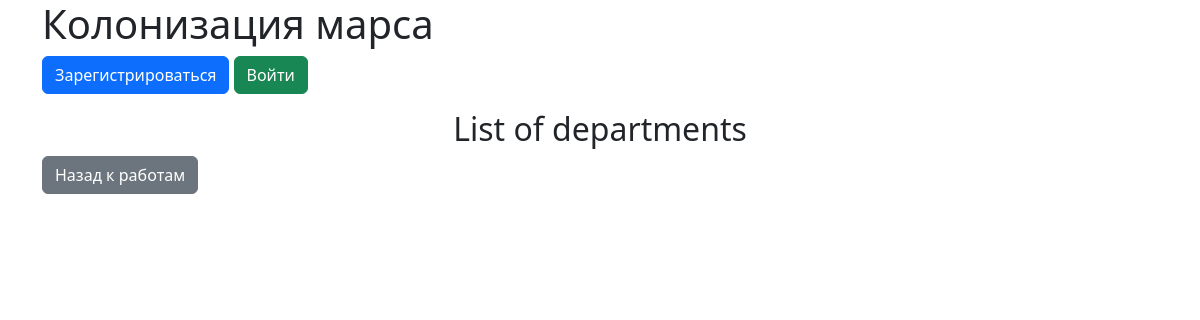
Page /departments/ on the earlier database version.
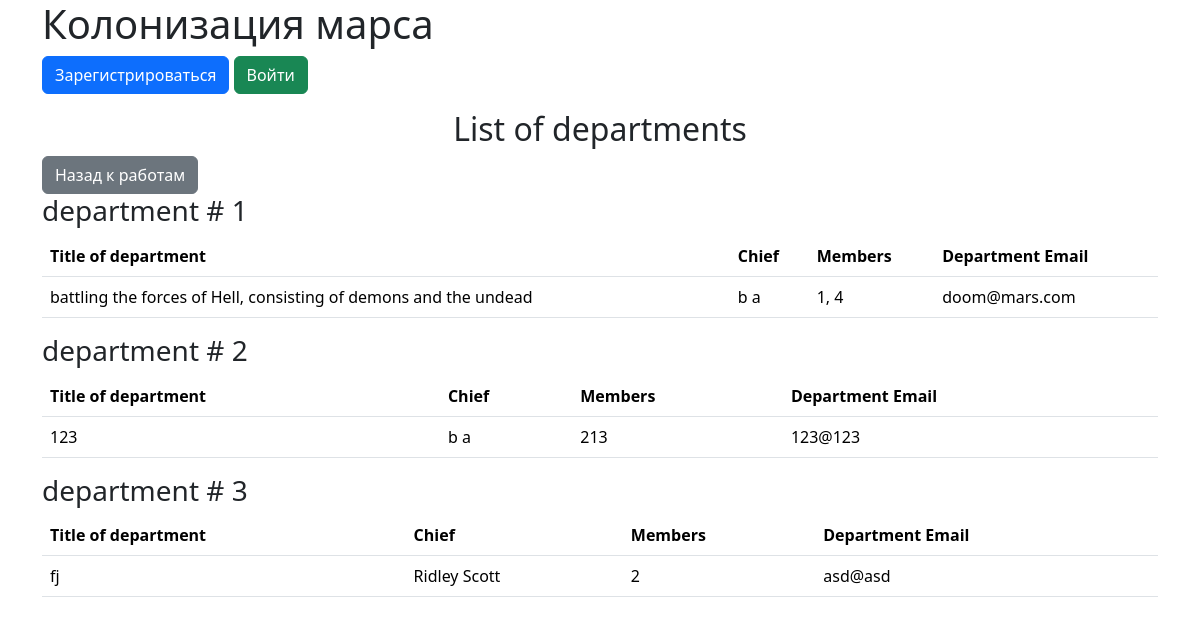
Same page on the later database version.
### data/departments.py (models this page shows)
class Department(SqlAlchemyBase):
    __tablename__ = "department"
    id = sqlalchemy.Column(sqlalchemy.Integer,
                           primary_key=True, autoincrement=True)
    title = sqlalchemy.Column(sqlalchemy.String)
    chief = sqlalchemy.Column(sqlalchemy.Integer, sqlalchemy.ForeignKey("users.id"))
    members = sqlalchemy.Column(sqlalchemy.String)
    email = sqlalchemy.Column(sqlalchemy.String)
    user = orm.relationship('User')

### data/users.py (models this page shows, shortened)
class User(SqlAlchemyBase, UserMixin, SerializerMixin):
    __tablename__ = "users"
    id = sqlalchemy.Column(sqlalchemy.Integer,
                           primary_key=True, autoincrement=True)
    surname = sqlalchemy.Column(sqlalchemy.String)
    name = sqlalchemy.Column(sqlalchemy.String)
    age = sqlalchemy.Column(sqlalchemy.Integer)
    position = sqlalchemy.Column(sqlalchemy.String)
    speciality = sqlalchemy.Column(sqlalchemy.String)
    address = sqlalchemy.Column(sqlalchemy.String)
    email = sqlalchemy.Column(sqlalchemy.String, unique=True)
    city_from = sqlalchemy.Column(sqlalchemy.String)
    hashed_password = sqlalchemy.Column(sqlalchemy.String)
    modified_date = sqlalchemy.Column(sqlalchemy.DateTime, default=datetime.datetime.now)
    jobs = orm.relationship("Jobs", back_populates='user')
    departments = orm.relationship("Department", back_populates='user')

### main.py (the view)
@app.route("/departments/")
def departments():
    db_sess = db_session.create_session()
    param = {}
    param["departments"] = db_sess.query(Department).all()
    param["current_user"] = current_user
    return flask.render_template('departments.html', **param)

### data/db_session.py (called while the page is built)
def create_session() -> Session:
    global __factory
    return __factory()

### templates/departments.html (shortened to what this page needs)
{% extends 'base.html' %}
{% block content %}
  <h2 class="text-center">List of departments</h2>
  <a href="/" class="btn btn-secondary">Назад к работам</a>
  {% for department in departments %}
    <h3>department # {{loop.index}}</h3>
    <table class="table">
      <thead>
        <tr>
          <th scope="col">Title of department</th>
          <th scope="col">Chief</th>
          <th scope="col">Members</th>
          <th scope="col">Department Email</th>
        </tr>
      </thead>
      <tbody>
        <tr>
          <td>{{ department.title }}</td>
          <td>{{ department.user.name }} {{ department.user.surname }}</td>
          <td>{{ department.members }}</td>
          <td>{{ department.email }}</td>
        </tr>
      </tbody>
    </table>
  {% endfor %}
{% endblock %}

### templates/base.html (shortened to what this page needs)
<!DOCTYPE html>
<html lang="en">
<head>
  <link href="https://cdn.jsdelivr.net/npm/bootstrap@5.3.3/dist/css/bootstrap.min.css" rel="stylesheet">
</head>
<body>
  <div class="container">
    <h1>Колонизация марса</h1>
    {% if current_user.is_authenticated %}
      <a class="navbar-brand" href="/logout">{{ current_user.name }}</a>
    {% else %}
      <p>
        <a class="btn btn-primary " href="/register">Зарегистрироваться</a>
        <a class="btn btn-success" href="/login">Войти</a>
      </p>
    {% endif %}
    {% block content %}{% endblock %}
  </div>
</body>
</html>

Differences in the rows shown:
added Department: title "battling the forces of Hell, consisting of demons and the undead", user.name "b", user.surname "a", members "1, 4", email "doom@mars.com"
added Department: title "123", user.name "b", user.surname "a", members "213", email "123@123"
added Department: title "fj", user.name "Ridley", user.surname "Scott", members "2", email "asd@asd"
